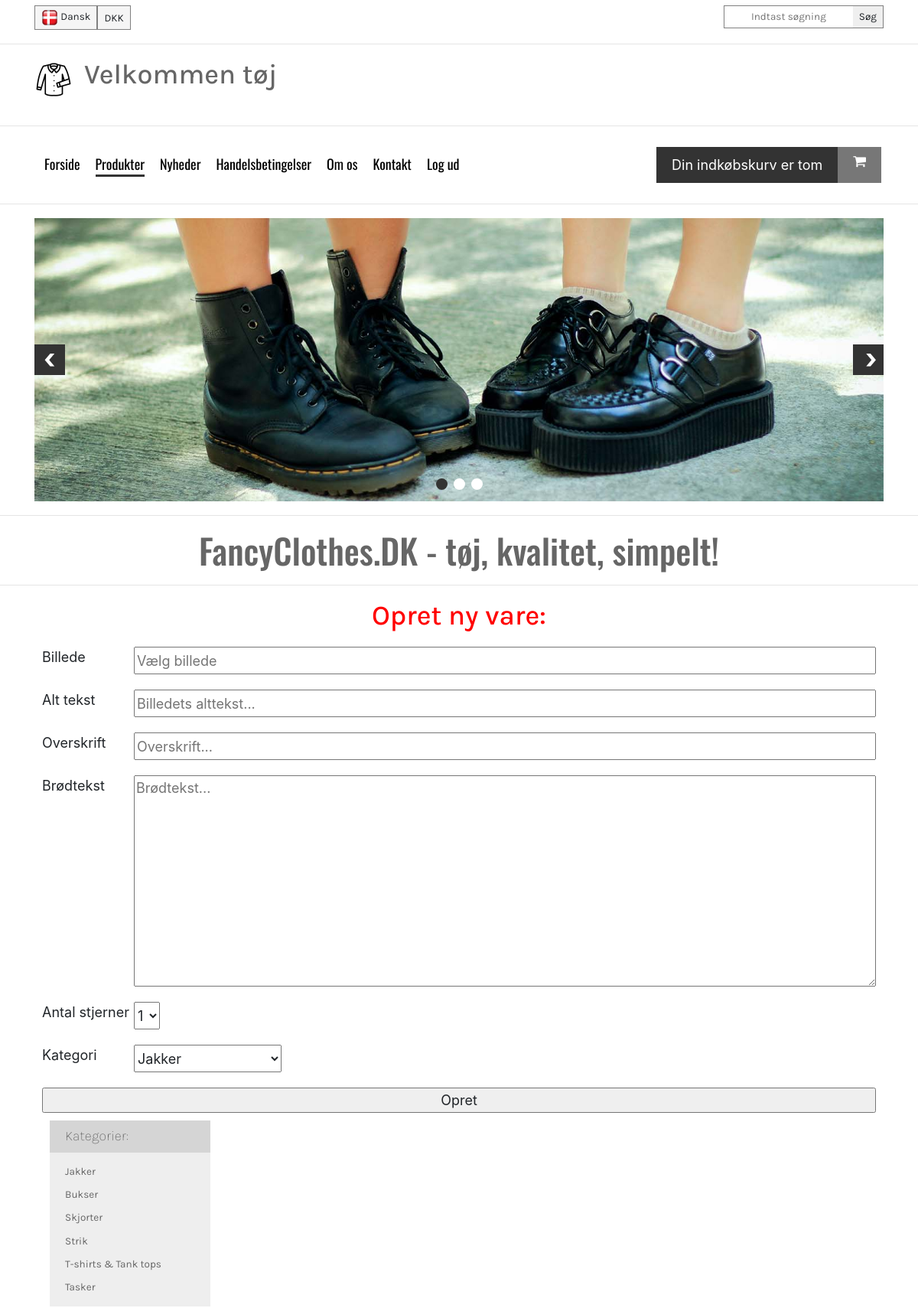
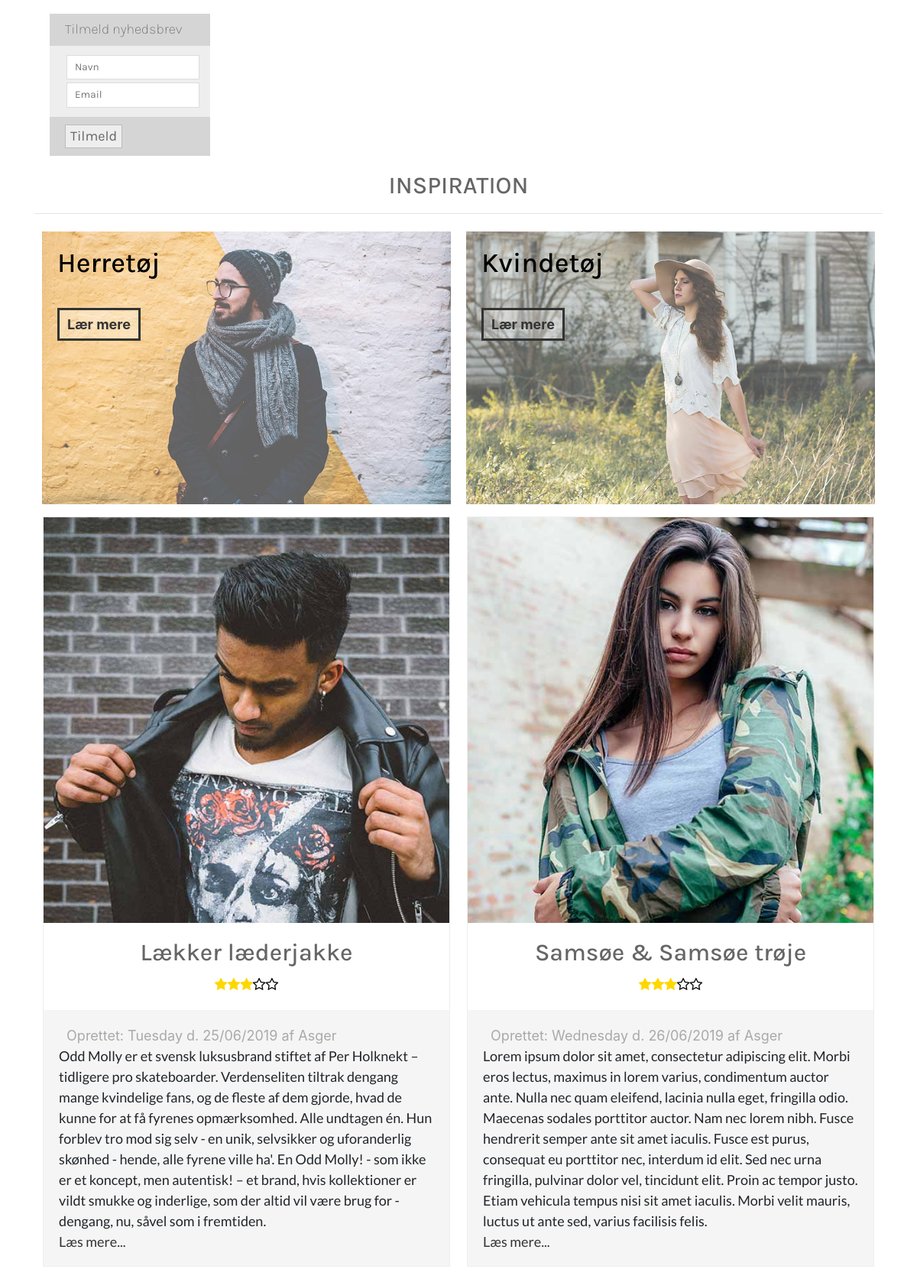
Screenshot of /products.php (signed in, upper part) with the database file from the repository (2 pictures, top to bottom).
### tables this page shows
CREATE TABLE `products` (
  `productId` int(5) NOT NULL,
  `title` varchar(50) NOT NULL,
  `imgSrc` varchar(200) NOT NULL,
  `imgAlt` varchar(50) NOT NULL,
  `published` timestamp NOT NULL DEFAULT CURRENT_TIMESTAMP ON UPDATE CURRENT_TIMESTAMP,
  `content` varchar(1000) NOT NULL,
  `userId` int(5) NOT NULL,
  `stars` int(1) NOT NULL,
  `category` varchar(30) NOT NULL
);

CREATE TABLE `users` (
  `userId` int(5) NOT NULL,
  `dbUsername` varchar(50) NOT NULL,
  `dbPassword` varchar(255) NOT NULL,
  `accessLevel` int(1) NOT NULL DEFAULT '3',
  `dbEmail` varchar(50) NOT NULL
);

### assets/getProducts.php (the view, shortened to what this page needs)
<?php
    require_once "connect.php";
    $statement = $dbh->prepare("SELECT products.*, users.dbUsername from products join users on users.userId = products.userId");
    $statement->execute();
    while ($row = $statement->fetch()) {
        ?>
            <article>
                    <img src="<?php echo $row['imgSrc']; ?>" alt="<?php echo $row['imgAlt']; ?>">
                    <div class="info">
                        <h3><?php echo $row['title']; ?></h3>
                        <div class="stars">
                           <?php
                           $stars = $row['stars'];
                           for ($i=1; $i <= $stars; $i++) {
                               echo "<i class='fa fa-star' aria-hidden='true'></i>";
                           }
                           for ($i=1; $i <= 5-$stars; $i++) {
                               echo "<i class='fa fa-star-o' aria-hidden='true'></i>";
                           }
                           ?>
                        </div>
                    </div>
                    <div class="description">
                        <div class="published">
                            Oprettet: <?php echo strftime("%A d. %d/%m/%Y", strtotime($row['published'])). " af " .$row['dbUsername']; ?>
                        </div>
                        <p><?php echo $row['content']; ?>
                            <a href="#">Læs mere...</a></p>
                    </div>
            </article>
        <?php
    }

### css/main.css (style rules this page uses)
html { color: #222; font-size: 1em; line-height: 1.4; }
audio, canvas, iframe, img, svg, video { vertical-align: middle; }

### css/styles.css (style rules this page uses)
:root { font-size: 18px; }
main .products h3 { text-align: center; }
main .products .frontProducts article { -webkit-box-flex: 1; -ms-flex: 1 1 31%; flex: 1 1 31%; margin: 1%; -webkit-box-sizing: border-box; box-sizing: border-box; border: 1px solid #eee; display: -webkit-box; display: -ms-flexbox; display: flex; -webkit-box-orient: vertical; -webkit-box-direction: normal; -ms-flex-direction: column; flex-direction: column; position: relative; }
main .products .frontProducts article img { width: 100%; }
main .products .frontProducts article .info { text-align: center; padding: 20px; }
main .products .frontProducts article .info .stars .fa-star { color: gold; }
main .products .frontProducts article .info .stars .fa-star-o { color: black; }
main .products .frontProducts article .description { background: #f5f5f5; padding: 20px 20px 0 20px; }
main .products .frontProducts article .description .published { color: darkgray; margin: 0 10px; }
main .products .frontProducts article .description p { font-family: "Lato", sans-serif; }
main .products .frontProducts article .description p a { color: #333; display: block; }
h1, h2, h3, h4, h5, h6 { font-family: "Karla", sans-serif; color: #666; }
@media screen and (max-width: 1200px) { main .products .frontProducts article { -webkit-box-flex: 1; -ms-flex: 1 1 48%; flex: 1 1 48%; } }

### rows the page displays
products: imgSrc (picture), title "Lækker læderjakke", stars 3 (drawn), published "Tuesday d. 25/06/2019", userId.dbUsername "Asger", content "Odd Molly er et svensk luksusbrand stiftet af Per Holknekt – tidligere pro skateboarder. Verdenseliten tiltrak dengang mange kvindelige fans, og de fleste af dem gjorde, hvad de kunne for at få fyrenes opmærksomhed. Alle undtagen én. Hun forblev tro mod sig selv - en unik, selvsikker og uforanderlig skønhed - hende, alle fyrene ville ha'. En Odd Molly! - som ikke er et koncept, men autentisk! – et brand, hvis kollektioner er vildt smukke og inderlige, som der altid vil være brug for - dengang, nu, såvel som i fremtiden."
products: imgSrc (picture), title "Samsøe & Samsøe trøje", stars 3 (drawn), published "Wednesday d. 26/06/2019", userId.dbUsername "Asger", content "Lorem ipsum dolor sit amet, consectetur adipiscing elit. Morbi eros lectus, maximus in lorem varius, condimentum auctor ante. Nulla nec quam eleifend, lacinia nulla eget, fringilla odio. Maecenas sodales porttitor auctor. Nam nec lorem nibh. Fusce hendrerit semper ante sit amet iaculis. Fusce est purus, consequat eu porttitor nec, interdum id elit. Sed nec urna fringilla, pulvinar dolor vel, tincidunt elit. Proin ac tempor justo. Etiam vehicula tempus nisi sit amet iaculis. Morbi velit mauris, luctus ut ante sed, varius facilisis felis."

### other values shown
$_SESSION['username'] "tøj"
